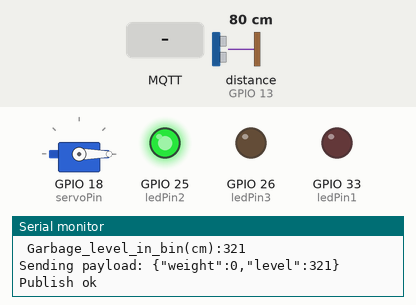
This sketch was run on a simulated ESP32. On the bench: servo, output pins drawn as LEDs (lit = HIGH), the last lines printed to the serial monitor. Wiring (from diagram.json): ultrasonic range finder: trigger GPIO 12; echo GPIO 13. The test bench sets the inputs (shaded band); at power-on: distance to the obstacle (sensor on GPIO 13) 80 cm. The echo pulse lasts 58.3 µs per cm; WiFi joins after 1.5 s; servers stay silent unless stated; random numbers use the default seed unless the sketch sets one; no MQTT or app messages arrive unless stated; pins used as bus, display or sensor lines are not drawn.

Above: at 2.7 s.
2.8 s: distance to the obstacle (sensor on GPIO 13) set to 54 cm
4.7 s: distance to the obstacle (sensor on GPIO 13) set to 46 cm
At 5.74 s:
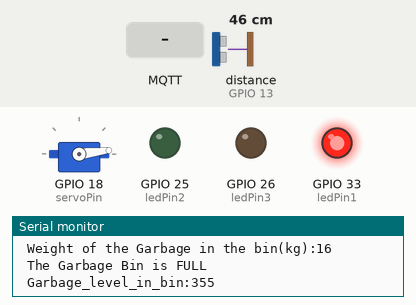
8.2 s: MQTT message "lighton" arrives on the first subscribed topic
At 10.2 s:
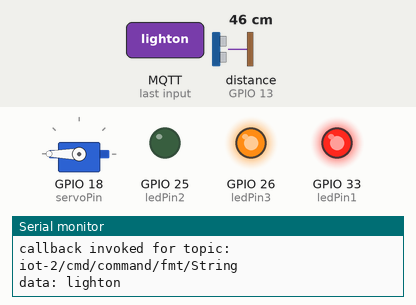
10.8 s: distance to the obstacle (sensor on GPIO 13) set to 60 cm
At 12.48 s:
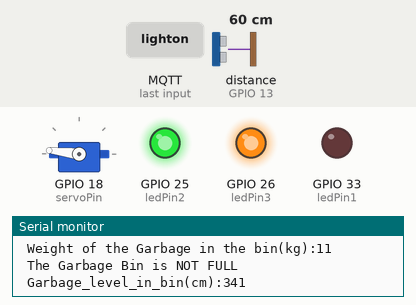
14.7 s: distance to the obstacle (sensor on GPIO 13) set to 2 cm
At 17.22 s:
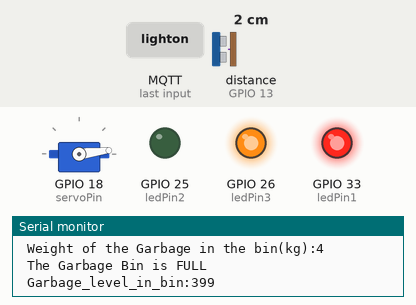
18.5 s: distance to the obstacle (sensor on GPIO 13) set to 120 cm
At 22.26 s:
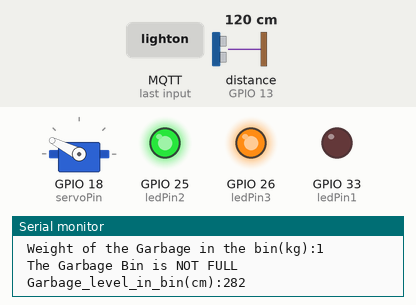
Timing chart, 0 to 23.0 s (numbered marks = the images above; inputs shaded):
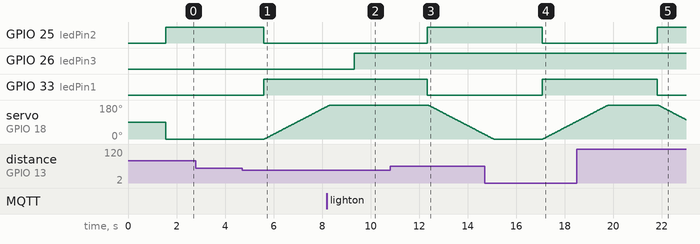

Measured:
- the behaviour switches between 51 and 50 cm on distance to the obstacle (sensor on GPIO 13) (found by bisection; images 0 and 1)
- after the input at 4.7 s, GPIO 25 (ledPin2): HIGH → LOW after 0.89 s; GPIO 33 (ledPin1): LOW → HIGH after 0.89 s; servo on GPIO 18 (servoPin): moves from 0° to 171° over 2.5 s, starting after 0.92 s
- after the input at 8.2 s, GPIO 26 (ledPin3): LOW → HIGH after 1.1 s
- after the input at 10.8 s, GPIO 25 (ledPin2): LOW → HIGH after 1.5 s; GPIO 33 (ledPin1): HIGH → LOW after 1.5 s; servo on GPIO 18 (servoPin): moves from 180° to 25° over 2.3 s, starting after 1.6 s
- after the input at 14.7 s, GPIO 25 (ledPin2): HIGH → LOW after 2.4 s; GPIO 33 (ledPin1): LOW → HIGH after 2.4 s
- after the input at 18.5 s, GPIO 25 (ledPin2): LOW → HIGH after 3.3 s; GPIO 33 (ledPin1): HIGH → LOW after 3.3 s

The sketch:

sketch.ino
```cpp
#include <WiFi.h>//library for wifi
#include <PubSubClient.h>//library for MQtt
#define ECHO_PIN 13
#define TRIG_PIN 12
#include <ESP32Servo.h>
const int servoPin = 18;
int ledPin1=33; //definition digital 33 pins as pin to control the red LED
int ledPin2=25; //definition digital 25 pins as pin to control the green LED
int ledPin3=26; //definition digital 26 pins as pin to control the orange LED
Servo servo;
int pos = 0;
int weight;

void callback(char* subscribetopic, byte* payload, unsigned int payloadLength);

//-------credentials of IBM Accounts------

#define ORG "ny6nkk"//IBM ORGANITION ID
#define DEVICE_TYPE "ESP32"//Device type mentioned in ibm watson IOT Platform
#define DEVICE_ID "smart_waste"//Device ID mentioned in ibm watson IOT Platform
#define TOKEN "12345678"     //Token
String data3;
float h, t;


//-------- Customise the above values --------
char server[] = ORG ".messaging.internetofthings.ibmcloud.com";// Server Name
char publishTopic[] = "iot-2/evt/Data/fmt/json";// topic name and type of event perform and format in which data to be send
char subscribetopic[] = "iot-2/cmd/command/fmt/String";// cmd  REPRESENT command type AND COMMAND IS TEST OF FORMAT STRING
char authMethod[] = "use-token-auth";// authentication method
char token[] = TOKEN;
char clientId[] = "d:" ORG ":" DEVICE_TYPE ":" DEVICE_ID;//client id


//-----------------------------------------
WiFiClient wifiClient; // creating the instance for wificlient
PubSubClient client(server, 1883, callback ,wifiClient); //calling the predefined client id by passing parameter like server id,portand wificredential


void setup()
{ Serial.begin(115200);
  pinMode(TRIG_PIN, OUTPUT);
  pinMode(ECHO_PIN, INPUT);
  pinMode(ledPin1,OUTPUT);    //Set the digital 33 port mode, OUTPUT: Output mode
  pinMode(ledPin2,OUTPUT);    //Set the digital 25 port mode, OUTPUT: Output mode
  pinMode(ledPin3,OUTPUT);    //Set the digital 26 port mode, OUTPUT: Output mode
  servo.attach(servoPin, 500, 2400);
  digitalWrite(ledPin3,LOW);
  wificonnect();
  mqttconnect();

}


int readDistanceCM() {
  digitalWrite(TRIG_PIN, LOW);
  delayMicroseconds(2);
  digitalWrite(TRIG_PIN, HIGH);
  delayMicroseconds(10);
  digitalWrite(TRIG_PIN, LOW);
  int duration = pulseIn(ECHO_PIN, HIGH);
  return duration * 0.034 / 2;
}

void loop() {
  weight=random()/100000000;
  Serial.print(" Weight of the Garbage in the bin(kg):");
  Serial.println(weight);
  int distance = readDistanceCM();
  if(distance < 50)
  {
    digitalWrite(ledPin1, HIGH);
    digitalWrite(ledPin2, LOW);
    Serial.print(" The Garbage Bin is FULL \n ");
    Serial.print("Garbage_level_in_bin:");
    Serial.println(400-distance);
    for (pos; pos <= 180; pos += 1)
   {
    servo.write(pos);
    delay(15);
   }

  }
else
  {
    digitalWrite(ledPin1, LOW);
    digitalWrite(ledPin2, HIGH);
    Serial.print(" The Garbage Bin is NOT FULL \n ");
    Serial.print("Garbage_level_in_bin(cm):");
    Serial.println(400-distance);
    for (pos ; pos >= 0; pos -= 1)
    {
     servo.write(pos);
     delay(15);
    }

  }
  PublishData(weight,400-distance);
  delay(1000);
  if (!client.loop()) {
    mqttconnect();
  }
  delay(1000);
}

/*.....................................retrieving to Cloud...............................*/

void PublishData(int Weight, int Distance) {
  mqttconnect();//function call for connecting to ibm
  /*
     creating the String in in form JSon to update the data to ibm cloud
  */
  String payload = "{\"weight\":";
  payload += Weight;
  payload += "," "\"level\":";
  payload += Distance;
  payload += "}";


  Serial.print("Sending payload: ");
  Serial.println(payload);


  if (client.publish(publishTopic, (char*) payload.c_str())) {
    Serial.println("Publish ok");// if it sucessfully upload data on the cloud then it will print publish ok in Serial monitor or else it will print publish failed
  } else {
    Serial.println("Publish failed");
  }

}


void mqttconnect() {
  if (!client.connected()) {
    Serial.print("Reconnecting client to ");
    Serial.println(server);
    while (!!!client.connect(clientId, authMethod, token)) {
      Serial.print(".");
      delay(500);
    }

     initManagedDevice();
     Serial.println();
  }
}
void wificonnect() //function defination for wificonnect
{
  Serial.println();
  Serial.print("Connecting to ");

  WiFi.begin("Wokwi-GUEST", "", 6);//passing the wifi credentials to establish the connection
  while (WiFi.status() != WL_CONNECTED) {
    delay(500);
    Serial.print(".");
  }
  Serial.println("");
  Serial.println("WiFi connected");
  Serial.println("IP address: ");
  Serial.println(WiFi.localIP());
}

void initManagedDevice() {
  if (client.subscribe(subscribetopic)) {
    Serial.println((subscribetopic));
    Serial.println("subscribe to cmd OK");
  } else {
    Serial.println("subscribe to cmd FAILED");
  }
}

void callback(char* subscribetopic, byte* payload, unsigned int payloadLength)
{

  Serial.print("callback invoked for topic: ");
  Serial.println(subscribetopic);
  for (int i = 0; i < payloadLength; i++) {
    //Serial.print((char)payload[i]);
    data3 += (char)payload[i];
  }
  Serial.println("data: "+ data3);
  if(data3=="lighton")
  {
digitalWrite(ledPin3,HIGH);
  }
  else
  {
digitalWrite(ledPin3,LOW);
  }
data3="";
}
```
